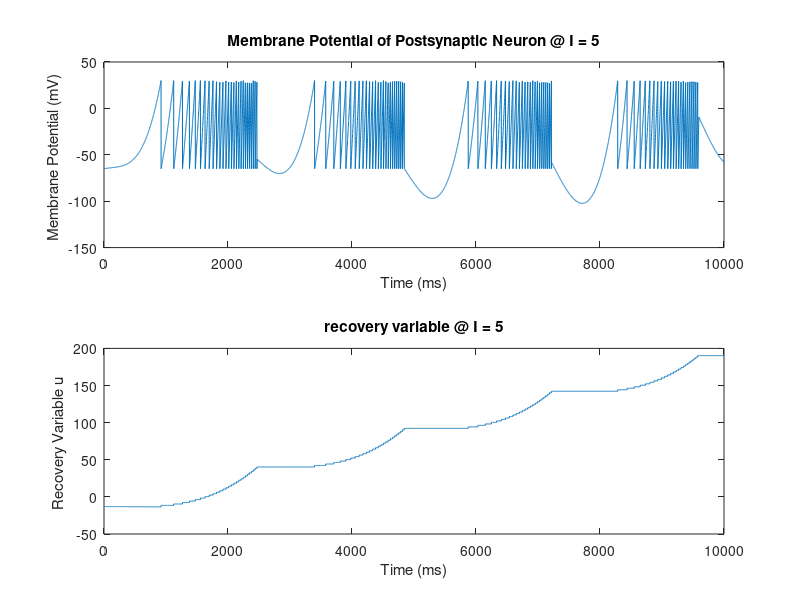
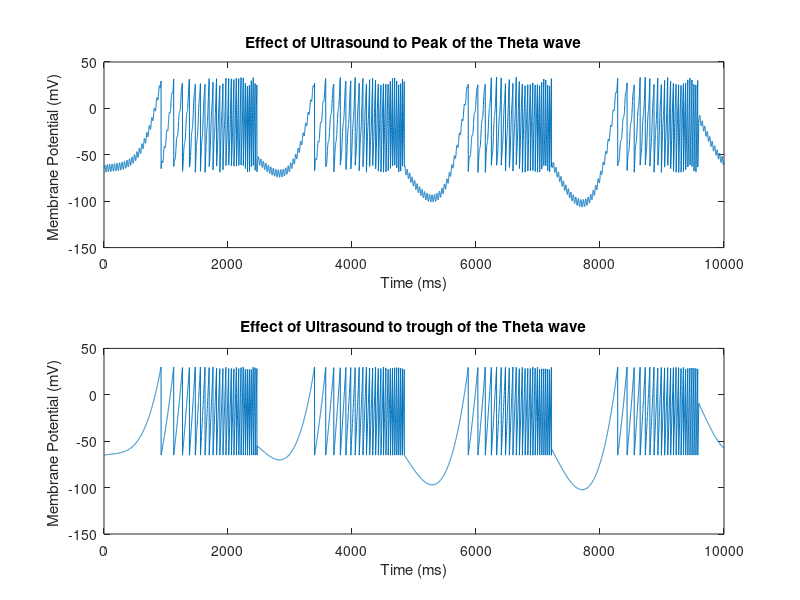

MATLAB code for these plots, in order:
clc;
clear all
close all

a1 = 0.02;
b1 = 0.2;
c1 = -65;
d1 = 8;


a2 = 0.1;
b2 = 0.2;
c2 = -65;
d2 = 2;

a3 = 0.02;
b3 = 0.25;
c3 = -65;
d3 = 2;




T0 = 100; 
dt = 0.01; 
T = ceil(T0/dt);
I_pre = 10; 

v1(1) = -65; 
u1(1) = b1 * v1;

v2(1) = -65; 
u2(1) = b2 * v2;

v3(1) = -65;
u3(1) = b3 * v3;

t = linspace(0, T0);
% Synaptic weight
gII = 0.1; gOI = 0.2; gIO = 0.5; gIE = 0.1; %gOE = 0.1; 
gEI = 0.1;
gEO = 0.01; IE = 1.3; II = 0.8; IO = -1; gOE = 0.08;

v_peak = 30; 
for i=1:T-1

    v1(i+1) = v1(i) + ((0.04 * v1(i)^2) + (5 * v1(i)) + 140 - u1(i) + I_pre)*dt;
    u1(i+1) = u1(i)+ (a1 * (b1 * v1(i) - u1(i)))*dt;
    if v1(i) >= v_peak
        v1(i) = c1;
        u1(i) = u1(i) + d1;
    end
end

for i=1:T-1

    v2(i+1) = v2(i) + ((0.04 * v1(1)^2) + (5 * v1(1)) + 140 - u1(1) + gEI*I_pre)*dt;
    u2(i+1) = u2(i) + (a2 * (b2 * v2(i) - u2(i)))*dt;
    if v2(i) >= v_peak
        v2(i) = c2; 
        u2(i) = u2(i) + d2; 
    end
    v3(i+1) = v3(i) + ((0.04 * v1(1)^2) + (5 * v1(1)) + 140 - u1(1) + gEO*I_pre)*dt;
    u3(i+1) = u3(i) + (a3 * (b3 * v3(i) - u3(i)))*dt;
    if v3(i) >= v_peak
        v3(i) = c3;
        u3(i) = u3(i) + d3; 
    end
    v3(i+1) = v3(i) + ((0.04 * v2(i)^2) + (5 * v2(i)) + 140 - u2(i) + gIO*I_pre)*dt;
    u3(i+1) = u3(i) + (a3 * (b3 * v3(i) - u3(i)))*dt;
    if v3 >= v_peak
        v3(i) = c3; 
        u3(i) = u3(i) + d3; 
    end
    v2(i+1) = v2(i) + ((0.04 * v3(i)^2) + (5 * v3(i)) + 140 - u3(i) + gOI*I_pre)*dt;
    u2(i+1) = u2(i) + (a2 * (b2 * v2(i) - u2(i)))*dt;
    if v2(i) >= v_peak
        v2(i) = c2; 
        u2(i) = u2(i) + d2; 
    end
    v2(i+1) = v2(i) + ((0.04 * v2(i)^2) + (5 * v2(i)) + 140 - u2(i) + gII*I_pre)*dt;
    u2(i+1) = u2(i) + (a2 * (b2 * v2(i) - u2(i)))*dt;
    if v2(i) >= v_peak
        v2(i) = c2;
        u2(i) = u2(i) + d2; 
    end
    v1(i+1) = v1(i) + ((0.04 * v2(i)^2) + (5 * v2(i)) + 140 - u2(i) + gIE*I_pre)*dt;
    u1(i+1) = u1(i) + (a2 * (b2 * v2(i) - u2(i)))*dt;
    if v1(i) >= v_peak
        v1(i) = c1; 
        u1(i) = u1(i) + d2; 
    end
    v1(i+1) = v1(i) + ((0.04 * v3(i)^2) + (5 * v3(i)) + 140 - u3(i) + gOE*I_pre)*dt;
    u1(i+1) = u1(i) + (a2 * (b2 * v2(i) - u2(i)))*dt;
    if v2(i) >= v_peak
        v2(i) = c2;
        u2(i) = u2(i) + d2; 
    end
    
end


% Plot membrane potential of postsynaptic neuron
time = 1:length(v1);
figure;
subplot(2,1,1);
plot(time, v1);
xlabel('Time (ms)');
ylabel('Membrane Potential (mV) ');
title('Membrane Potential of Postsynaptic Neuron @ I = 5');

subplot(2,1,2);
plot(time, u1);
xlabel('Time (ms)');
ylabel('Recovery Variable u ');
title('recovery variable @ I = 5');
y = fft(v1);
y2 = abs(y);

sd = 0.05;        
prf = 1;          
ff = 50000000;   
cpp = 2500000;   
wave_length = 10000;


fs = wave_length / sd; 
t1 = linspace(0, sd, wave_length); 


Us = 4*sin(2 * pi * ff * t1);


num_pulses = ceil(prf * sd);
ultrasound_wave = repmat(Us, 1, num_pulses);


ultrasound_wave = ultrasound_wave(1:wave_length);


for i = 1:length(v1)
    
    if v1(i) > 0
        peak_value = v1(i); 
        peak_index = i;         
        effect = ultrasound_wave + v1;
    end
   
    if v1(i) < 0
        trough_value = v1(i); 
        trough_index = i;        
        effect1 = v1;
    end
end
p=(u1)';
figure;
subplot(2,1,1);
plot(time, effect);
xlabel('Time (ms)');
ylabel('Membrane Potential (mV) ');
title('Effect of Ultrasound to Peak of the Theta wave');

subplot(2,1,2);
plot(time, effect1);
xlabel('Time (ms)');
ylabel('Membrane Potential (mV) ');
title('Effect of Ultrasound to trough of the Theta wave');
%1:54,55:106,107:156,157:204;